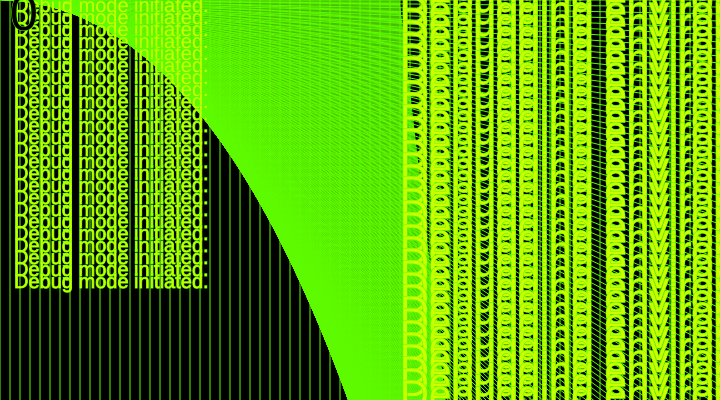
Frame 1 (no input)
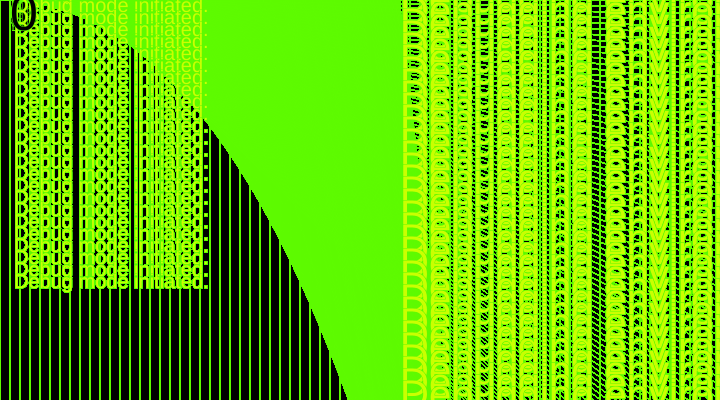
Frame 60 (no input)
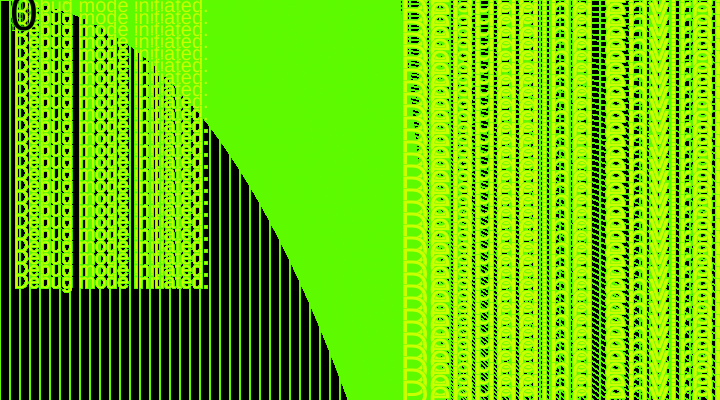
Frame 120 (the mouse pressed at the canvas centre since frame 60)

The p5.js sketch that drew these frames (run headless with seeded random() and noise() and a simulated clock; from frame 60 on, the mouse is pressed at the canvas centre):

// p5.js sketch
// ── sketch.js
let textToPrint = '012345678910';
let currentIndex = 0;
let a = 80;
let y = 0;

function setup() {
  createCanvas(720, 400);
  background(0);
}

function draw() {
  weirdLines();
  thisText();
  thisText2();
  Number(); 
}

function Number() {
  textSize(50);
  fill(0);
   let currentChar = textToPrint.charAt(currentIndex);
  text(currentChar, 10, 30);
  currentIndex++;
  
  if (currentIndex >= textToPrint.length) {
    currentIndex = 0;
  } 
}

function weirdLines(){
   stroke(94, 251, 0);

  for (let i = 0; i < height; i++) {
  line(i, 5 * y, width,7*i);
  }
  for (let a = 0; a < width; a += 10) {
    line(a, 0, a, height);
  } 
}


function thisText(){
  fill(202 ,301,0);
  textSize(20);
  for (let i = 0; i < 25; i++){
  text("Debug mode initiated.",14, i * 12);  
  }
}

function thisText2(){
  textSize(40);
   for (let i = 0; i < 35 ; i++){
  text("Debugging environment ready.",height, i * 12);
  } 
}
